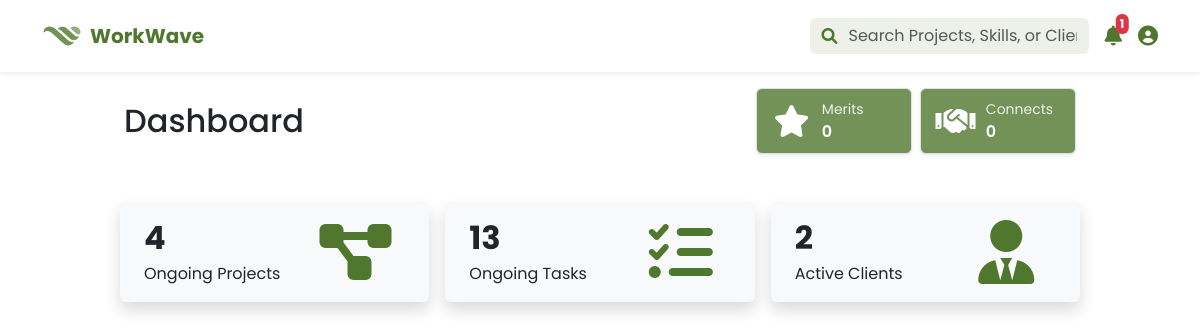
The page /pages/freelancer/dashboard.php (signed in) on the database as committed earlier.
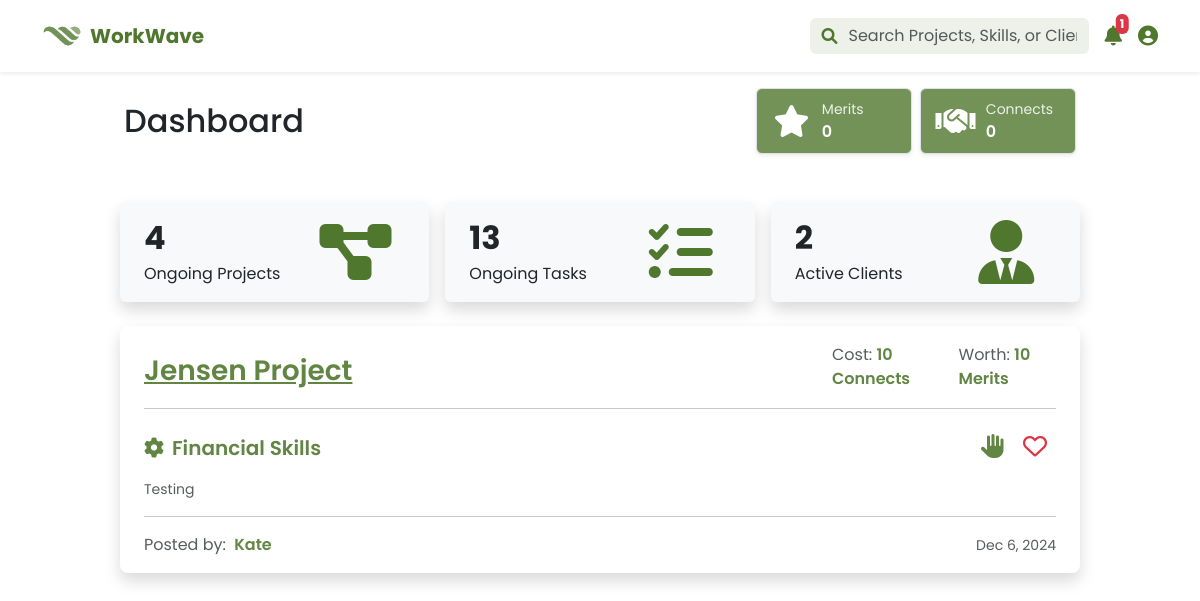
The same page on the database as committed later.
### tables this page shows
CREATE TABLE `client_projects` (
  `project_id` int(11) NOT NULL,
  `user_id` int(11) DEFAULT NULL,
  `project_title` varchar(255) NOT NULL,
  `project_category` varchar(255) NOT NULL,
  `project_description` text DEFAULT NULL,
  `project_status` enum('In Progress','Completed','Hiring') NOT NULL DEFAULT 'Hiring',
  `project_connect_cost` int(11) DEFAULT NULL,
  `project_merit_worth` int(11) DEFAULT NULL,
  `created_at` timestamp NOT NULL DEFAULT current_timestamp(),
  `updated_at` timestamp NOT NULL DEFAULT current_timestamp() ON UPDATE current_timestamp()
);

CREATE TABLE `users` (
  `user_id` int(11) NOT NULL,
  `first_name` varchar(50) NOT NULL,
  `last_name` varchar(50) NOT NULL,
  `birthdate` date NOT NULL,
  `gender` varchar(21) NOT NULL,
  `city` varchar(255) NOT NULL,
  `email` varchar(255) NOT NULL,
  `mobile_number` varchar(13) NOT NULL,
  `nationality` varchar(255) NOT NULL,
  `language` varchar(255) NOT NULL,
  `role` varchar(255) NOT NULL,
  `profile_picture_url` varchar(255) NOT NULL,
  `job_title_id` int(10) DEFAULT NULL,
  `bio` varchar(500) NOT NULL,
  `password_hash` varchar(255) NOT NULL,
  `reset_token_hash` varchar(255) DEFAULT NULL,
  `reset_token_expiry` datetime DEFAULT NULL,
  `activation_token_hash` varchar(255) DEFAULT NULL,
  `last_login_date` datetime DEFAULT NULL,
  `attempts` int(1) DEFAULT NULL,
  `deactivation_duration` datetime DEFAULT NULL,
  `status` varchar(255) DEFAULT 'active'
);

### dist/php/process/proc_profile.php (called while the page is built, shortened)
<?php
$user_id = $_SESSION['user_id'];
$stmt = $mysqli->prepare("CALL sp_get_user_by_id(?)");
$stmt->bind_param("i", $user_id);
$stmt->execute();
$result = $stmt->get_result();

### pages/freelancer/dashboard.php (the view, shortened to what this page needs)
<?php
include ('../../misc/modals.php');
include ('../../dist/php/process/proc_profile.php');
include ('header.php');
$user_id = $_SESSION['user_id'];
$query = "SELECT connects, merits FROM v_freelancer_connects_merits WHERE user_id = ?";
$stmt = $mysqli->prepare($query);
$stmt->bind_param("i", $user_id);
$stmt->execute();
$result = $stmt->get_result();
$stats = $result->fetch_assoc();
$connects = $stats['connects'] ?? 0;
$merits = $stats['merits'] ?? 0;
$project_query = "SELECT cp.*, u.first_name AS client_name
                  FROM client_projects cp
                  LEFT JOIN users u ON cp.user_id = u.user_id
                  WHERE cp.project_status = 'hiring'
                  ORDER BY cp.created_at DESC";
$result = $mysqli->query($project_query);
$projects = $result->fetch_all(MYSQLI_ASSOC);
?>
<!DOCTYPE html>
<html lang="en">
<head>
    <link href="https://cdn.jsdelivr.net/npm/bootstrap@5.3.0/dist/css/bootstrap.min.css" rel="stylesheet">
    <link rel="stylesheet" href="https://cdnjs.cloudflare.com/ajax/libs/font-awesome/6.0.0-beta3/css/all.min.css">
    <link rel="stylesheet" href="../../dist/css/custom.css">
</head>
<body>
<section class="container-fluid poppins">
    <div class="row d-flex justify-content-center">
        <div class="col-md-10 col-12">
            <div class="row mx-0 my-3">
                <div class="col-10 col-lg-6 d-flex align-items-center mb-3 mb-lg-0">
                    <h2 class="m-0">Dashboard</h2>
                </div>
                <div class="col-12 col-lg-6 pe-lg-3">
                    <div class="row d-flex justify-content-lg-end g-2">
                        <div class="col-6 col-md-4 d-flex bg-green-30 text-white rounded shadow-sm border me-2">
                            <div class="col-5 d-flex justify-content-center align-items-center">
                                <i class="fas fa-star fa-2x p-3"></i>
                            </div>
                            <div class="col-7 d-flex justify-content-start align-items-center">
                                <div>
                                    <div class="text-start text-green-10 small">Merits</div>
                                    <div class="text-start fw-semibold" id="merits-count"><?php echo htmlspecialchars($merits); ?></div>
                                </div>
                            </div>
                        </div>
                        <div class="col-6 col-md-4 d-flex bg-green-30 text-white rounded shadow-sm border">
                            <div class="col-5 d-flex justify-content-center align-items-center">
                                <i class="fas fa-handshake fa-2x p-3"></i>
                            </div>
                            <div class="col-7 d-flex justify-content-start align-items-center">
                                <div>
                                    <div class="text-start text-green-10 small">Connects</div>
                                    <div class="text-start fw-semibold" id="connects-count"><?php echo htmlspecialchars($connects); ?></div>
                                </div>
                            </div>
                        </div>
                    </div>
                </div>
            </div>
            <div class="row mx-0 my-3 g-4">
                <div class="col-12 col-md-4 p-2">
                    <div class="px-3 pb-3 pt-2 rounded-2 bg-light shadow d-flex align-items-center">
                        <div class="col-7 d-flex flex-column align-items-start mt-1">
                            <div class="fw-bold fs-2 ps-2">4</div>
                            <div class="fs-6 ps-2">Ongoing Projects</div>
                        </div>
                        <div class="col-5 d-flex justify-content-center align-items-center mt-2">
                            <i class="fas fa-diagram-project fa-4x text-green-50"></i>
                        </div>
                    </div>
                </div>
                <div class="col-12 col-md-4 p-2">
                    <div class="px-3 pb-3 pt-2 rounded-2 bg-light shadow d-flex align-items-center">
                        <div class="col-7 d-flex flex-column align-items-start mt-1">
                            <div class="fw-bold fs-2 ps-2">13</div>
                            <div class="fs-6 ps-2">Ongoing Tasks</div>
                        </div>
                        <div class="col-5 d-flex justify-content-center align-items-center mt-2">
                            <i class="fas fa-list-check fa-4x text-green-50"></i>
                        </div>
                    </div>
                </div>
                <div class="col-12 col-md-4 p-2">
                    <div class="px-3 pb-3 pt-2 rounded-2 bg-light shadow d-flex align-items-center">
                        <div class="col-7 d-flex flex-column align-items-start mt-1">
                            <div class="fw-bold fs-2 ps-2">2</div>
                            <div class="fs-6 ps-2">Active Clients</div>
                        </div>
                        <div class="col-5 d-flex justify-content-center align-items-center mt-2">
                            <i class="fas fa-user-tie fa-4x text-green-50"></i>
                        </div>
                    </div>
                </div>
            </div>
            <div class="row px-1">
                <div class="container px-3">
                    <?php foreach($projects as $project): ?>
                        <div class="card mb-4 shadow border-0 rounded-3">
                            <div class="card-body">
                                <div class="col-12 col d-flex justify-content-between mb-2">
                                    <div class="col-md-6 pt-2 d-flex bg- align-items-center">
                                        <a href="project_application.php?id=<?php echo htmlspecialchars($project['project_id']); ?>"
                                        class="text-green-40 fw-semibold ps-2 fs-3">
                                            <?php echo htmlspecialchars($project['project_title']); ?>
                                        </a>
                                    </div>
                                    <div class="col-md-3 bg- d-flex align-items-center justify-content-end pe-2">
                                        <span class="me-3">
                                            <span class="text-muted">Cost:</span>
                                            <span class="fw-semibold text-green-40"><?php echo htmlspecialchars($project['project_connect_cost']); ?></span>
                                            <span class="fw-semibold text-green-40">Connects</span>
                                        </span>
                                        <span class="">
                                            <span class="text-muted">Worth:</span>
                                            <span class="fw-semibold text-green-40"><?php echo htmlspecialchars($project['project_merit_worth']); ?></span>
                                            <span class="fw-semibold text-green-40">Merits</span>
                                        </span>
                                    </div>
                                </div>
                                <hr class="divider mx-2">
                                <div class="col-12 col d-flex align-items-center justify-content-between mb-2">
                                    <span class="d-flex align-items-center p-2 rounded-3 text-green-40">
                                        <span class="fas fa-cog fs-5"></span>
                                        <span class="px-2 fs-5 fw-semibold"><?php echo htmlspecialchars($project['project_category']); ?></span>
                                    </span>
                                    <span class="d-flex align-items-center">
                                        <span class="d-flex align-items-center p-2 rounded-3">
                                            <div class="d-flex align-items-center">
                                                <a href="project_application.php?id=<?php echo htmlspecialchars($project['project_id']); ?>" class="btn p-0" id="apply-btn">
                                                    <i class="fas fa-hand fs-4 text-green-40"></i>
                                                </a>
                                            </div>
                                        </span>
                                        <span class="d-flex align-items-center p-2 me-2 rounded-3">
                                            <div class="d-flex align-items-center">
                                            <button class="btn p-0 heart-btn" data-project-id="<?php echo htmlspecialchars($project['project_id']); ?>">
                                                <i class="far fa-heart fs-4 text-danger heart-icon"></i>
                                            </button>
                                            </div>
                                        </span>
                                    </span>
                                </div>
                                <div class="col-12 col d-flex align-items-center mt-2">
                                    <div class="px-2 text-muted small text-justify">
                                        <?php echo htmlspecialchars($project['project_description']); ?>
                                    </div>
                                </div>
                                <hr class="divider mx-2 mt-3">
                                <div class="col-12 col d-flex align-items-center px-2 pt-0 mt-0">
                                    <div class="col-md-6 d-flex bg- align-items-center">
                                        <span>
                                            <span class="text-muted me-1">Posted by:</span>
                                            <span class="fw-semibold text-green-40"><?php echo htmlspecialchars($project['client_name']); ?></span>
                                        </span>
                                    </div>
                                    <div class="col-md-6 d-flex bg- align-items-center justify-content-end">
                                        <span class="text-muted small"><?php echo date('M j, Y', strtotime($project['created_at'])); ?></span>
                                    </div>
                                </div>
                            </div>
                        </div>
                    <?php endforeach; ?>
                </div>
            </div>
    </div>
</section>
</body>
</html>

### misc/modals.php (shortened to what this page needs)
<!DOCTYPE html>
<html lang="en">
<head>
    <link href="https://cdn.jsdelivr.net/npm/bootstrap@5.3.0/dist/css/bootstrap.min.css" rel="stylesheet">
    <link rel="stylesheet" href="https://cdnjs.cloudflare.com/ajax/libs/font-awesome/6.0.0-beta3/css/all.min.css">
    <link rel="stylesheet" href="../../dist/css/custom.css">
</head>
<body>
</body>
</html>

### pages/freelancer/header.php (shortened to what this page needs)
<?php
include ('../../misc/modals.php');
?>
<!DOCTYPE html>
<html lang="en">
<head>
    <link href="https://cdn.jsdelivr.net/npm/bootstrap@5.3.0/dist/css/bootstrap.min.css" rel="stylesheet">
    <link rel="stylesheet" href="https://cdnjs.cloudflare.com/ajax/libs/font-awesome/6.0.0-beta3/css/all.min.css">
    <link rel="stylesheet" href="../../dist/css/custom.css">
</head>
<body>
    <header class="container-fluid bg-white poppins shadow-sm sticky-top">
        <nav class="container d-flex flex-wrap justify-content-between align-items-center py-3">
            <a href="../../index.php" class="d-flex align-items-center text-decoration-none mb-2 mb-lg-0">
                <img src="../../img/WorkWaveLogo.png" class="nav-logo" alt="WorkWave Logo" style="height: 40px; width: auto;">
                <h5 class="mb-0 ms-2 text-green-60 fw-bold">WorkWave</h5>
            </a>
            <span class="ms-auto me-3 w-25">
                <div class="input-group me-lg-4 mb-2 mb-lg-0" style="max-width: 600px; flex-grow: 1;">
                    <span class="input-group-text bg-green-10 rounded-start border-0">
                        <i class="fas fa-search text-green-50"></i>
                    </span>
                    <input type="text" name="search" class="form-control no-outline ps-0 border-0 rounded-end bg-green-10"
                        placeholder="Search Projects, Skills, or Clients..." aria-label="Search">
                </div>
            </span>
            <span class="d-flex align-items-center flex-wrap">
                <div class="nav-item dropdown me-3">
                    <a href="#" class="nav-link position-relative" data-bs-toggle="dropdown" aria-expanded="false">
                        <i class="fas fa-bell text-green-60 fa-lg"></i>
                        <span class="badge bg-danger position-absolute top-0 start-100 translate-middle p-1 small">1</span>
                    </a>
                </div>
                <div class="nav-item dropdown">
                <a href="#" class="nav-link" data-bs-toggle="dropdown" aria-expanded="false">
                        <?php if (!empty($user['profile_picture_url'])): ?>
                            <img src="<?php echo $user['profile_picture_url']; ?>" alt="Profile Picture" class="img-fluid" style="max-width: 25px; border-radius: 50%; max-height: 25px;">
                        <?php else: ?>
                            <i class="fa-solid fa-circle-user text-green-60 fa-lg"></i>
                        <?php endif; ?>
                    </a>
                </div>
            </span>
        </nav>
    </header>
</body>

Rows that differ between the two databases and show on the page:
added client_projects: project_title "Jensen Project", project_connect_cost "10", project_merit_worth "10", project_category "Financial Skills", project_description "Testing", user.first_name "Kate", created_at "Dec 6, 2024"
